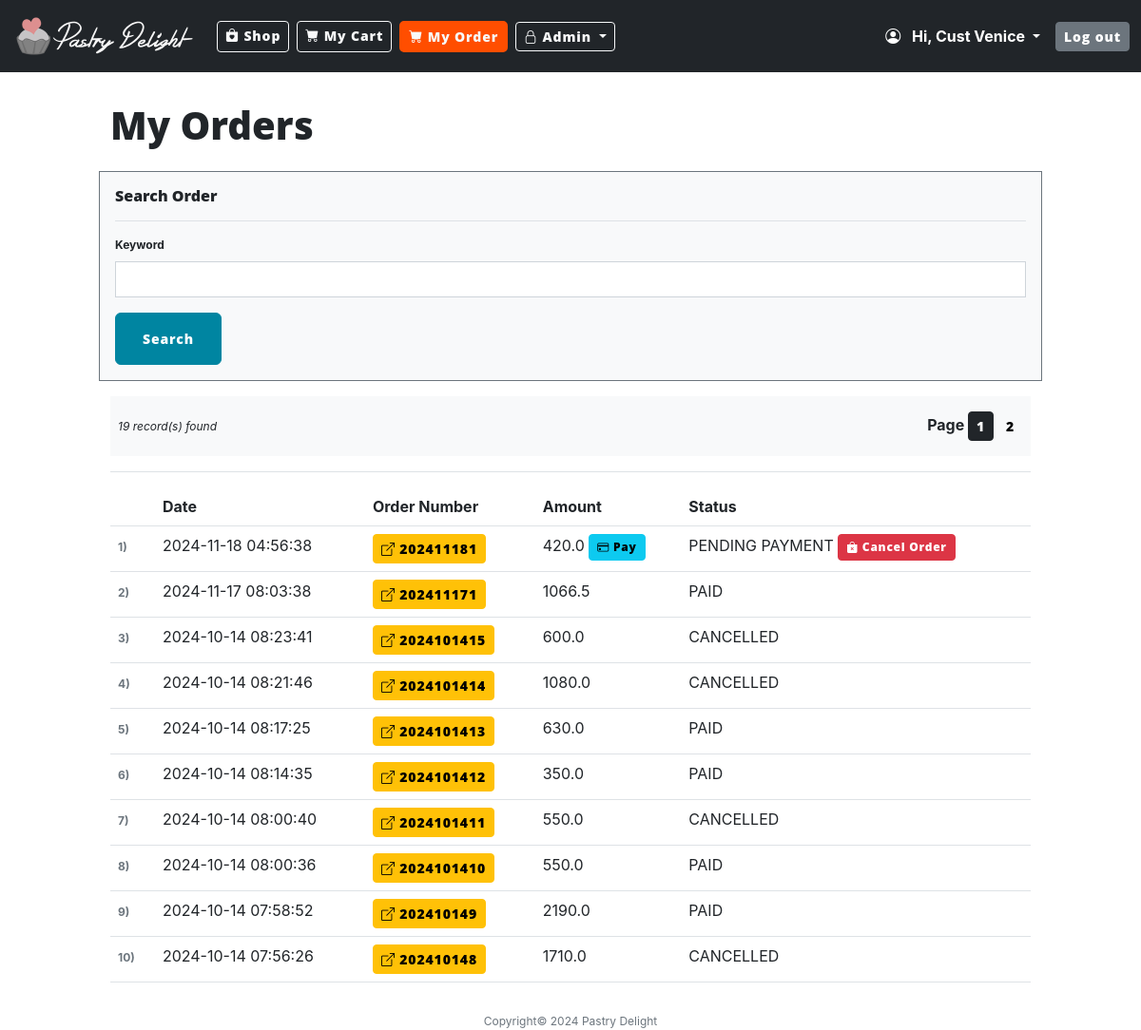
The page /my_orders (signed in) on the database its author committed.
### model.py (models this page shows, shortened)
class User(UserMixin, db.Model):
    __tablename__ = "user"
    id: Mapped[int] = mapped_column(Integer, primary_key=True)
    email: Mapped[str] = mapped_column(String(100), unique=True, nullable=False)
    fname: Mapped[str] = mapped_column(String(100), nullable=False)
    mname: Mapped[str] = mapped_column(String(100), nullable=False)
    lname: Mapped[str] = mapped_column(String(100), nullable=False)
    contact_no: Mapped[str] = mapped_column(String(100), nullable=False)
    address: Mapped[str] = mapped_column(String(250), nullable=False)
    postal_code: Mapped[str] = mapped_column(String(100), nullable=False)
    country: Mapped[str] = mapped_column(String(100), nullable=False)
    password: Mapped[str] = mapped_column(String(250), nullable=False)
    status: Mapped[str] = mapped_column(String(20))
    created_date: Mapped[datetime] = mapped_column(DateTime(timezone=False), server_default=func.now(), nullable=False)
    orders = relationship("OrderHeader", back_populates="created_by")
    products = relationship("Product", back_populates="created_by")

class OrderHeader(db.Model):
    __tablename__ = "order_header"
    id: Mapped[int] = mapped_column(primary_key=True)
    order_num: Mapped[str] = mapped_column(String(20))
    order_date: Mapped[datetime] = mapped_column(DateTime(timezone=False), server_default=func.now(), nullable=False)
    order_by: Mapped[str] = mapped_column(String(250), nullable=False)
    address: Mapped[str] = mapped_column(String(250), nullable=False)
    postal_code: Mapped[str] = mapped_column(String(20), nullable=False)
    country: Mapped[str] = mapped_column(String(20), nullable=False)
    discount_code: Mapped[str] = mapped_column(String(20), nullable=False)
    discount_total: Mapped[float] = mapped_column(Float)
    discount_percent: Mapped[float] = mapped_column(Float)
    subtotal: Mapped[float] = mapped_column(Float)
    total: Mapped[float] = mapped_column(Float)
    status: Mapped[str] = mapped_column(String(100))
    stripe_session_id: Mapped[str] = mapped_column(String(250), nullable=True)
    paid_date: Mapped[datetime] = mapped_column(DateTime(timezone=False), nullable=True)
    completion_date: Mapped[datetime] = mapped_column(DateTime(timezone=False), nullable=True)
    user_id: Mapped[int] = mapped_column(ForeignKey("user.id"))
    created_by = relationship("User", back_populates="orders")

### main.py (the view)
@app.route("/my_orders", methods=["GET", "POST"])
def order_list():
    if not current_user.is_authenticated:
        flash('Please log in first to see orders.', 'error')
        return redirect(url_for('login'))
    is_admin = False
    if current_user.is_authenticated:
        user_access = db_connect.get_user_access(**{'user_id': current_user.id, 'user_group_id': 1})
        if user_access:
            is_admin = True
    form = SearchForm()
    page = request.args.get('page', 1, type=int)
    db_connect.records_per_page = RECORDS_PER_PAGE
    if 'search_order_criteria' not in session:
        session['search_order_criteria'] = {
            'keyword': "%%",
        }
    search_criteria = session['search_order_criteria']
    if request.method == "POST":
        page = 1
        search_criteria["keyword"] = f"%{form.keyword.data}%"
        session['search_order_criteria'] = search_criteria
    else:
        get_search_criteria = session['search_order_criteria']
        form.keyword.data = get_search_criteria["keyword"].replace("%", "")
    search_criteria = session['search_order_criteria']
    orders = db_connect.get_orders(keyword=search_criteria['keyword'], page=page, **{'id': current_user.id})
    return render_template("orders.html", form=form, orders=orders, is_admin=is_admin, now=DATE_NOW)

### form.py
class SearchForm(FlaskForm):
    keyword = StringField('Keyword')
    submit_btn = SubmitField('Search',render_kw={'class':'btn-sm btn-dark'})

### main.py (called while the page is built)
@login_manager.user_loader
def load_user(user_id):
    return db_connect.get_user_details(user_id)

### model.py (called while the page is built)
    def get_user_details(self, user_id):
        record = self.db.session.execute(db.select(User).where(User.id == user_id)).scalar()
        return record

    def get_user_access(self, **user_details):
        record = UserAccess.query.filter_by(**user_details).scalar()
        return record

    def get_orders(self, keyword, page, **where_cond):
        if keyword != "":
            keyword = f"%{keyword}%"
            record_list = OrderHeader.query.join(User).filter_by(**where_cond).where(
                or_(OrderHeader.order_num.like(keyword), OrderHeader.status.like(keyword), User.fname.like(keyword),
                    User.mname.like(keyword), User.lname.like(keyword))).order_by(
                OrderHeader.order_date.desc()).paginate(page=page, per_page=self.records_per_page)
        else:
            record_list = (OrderHeader.query.filter_by(**where_cond).order_by(OrderHeader.order_date.desc())
                           .paginate(page=page, per_page=self.records_per_page))
        return record_list

### templates/orders.html (shortened to what this page needs)
{% include "header.html" %}
{% from "bootstrap5/form.html" import render_form %}
<main>
    <div class="d-flex justify-content-center">
        <div class="col-md-10 p-3">
            <h1 class="mt-3">My Orders</h1>
            <div class="row">
                <div class="border border-1 border-secondary bg-light my-3 p-3">
                    <h6>Search Order</h6>
                    <hr/>
                    <div class="fs-7">
                        {{ render_form(form) }}
                    </div>
                </div>
            </div>
             {% if orders.total > 0 %}
            <div class="justify-content-between d-flex align-items-center bg-light px-2">
                <div class="fs-7 fst-italic ">
                    {{ orders.total }} record(s) found
                </div>
                <div class="py-3 fs-6 fw-bold">
                    Page
                    {% for i in range(1,orders.pages+1): %}
                    <a href="{{ url_for('order_list',page=i) }}"
                       class="btn btn-sm {% if orders.page == i %}btn-dark{%else%} btn-light{%endif%}">
                        {{ i }}
                    </a>
                    {% endfor %}
                </div>
            </div>
            {% endif %}
            <hr/>
            <table class="table fs-6">
                <thead>
                    <tr>
                        <th></th>
                        <th>Date </th>
                        <th>Order Number </th>
                        <th>Amount </th>
                        <th>Status </th>
                    </tr>
                </thead>
                <tbody>
                {% if orders.total == 0 %}
                    <tr>
                        <td colspan="5">
                            <div class="alert alert-secondary mt-3 fs-6" role="alert">
                                No records found
                            </div>
                        </td>
                    </tr>
                {% else %}
                {% for order in orders:%}
                    <tr>
                        <td>
                              <span class="fw-bold text-muted fs-7 pe-1">{{ ((orders.page * orders.per_page) - (orders.per_page)) + loop.index }})</span>
                        </td>
                        <td>{{ order.order_date }}</td>
                        <td>
                            <a href="{{ url_for('order_details',order_id=order.id) }}" class="btn btn-sm btn-warning">
                                <i class="bi bi-box-arrow-up-right"></i>
                                {{ order.order_num }}
                            </a>
                        </td>
                        <td>
                            {{ order.total }}
                            {% if order.status == 'PENDING PAYMENT' %}
                                <a href="{{ url_for('open_stripe_link',order_id=order.id) }}" class="btn btn-info btn-sm fs-7" >
                                    <i class="bi bi-credit-card"></i> Pay
                                </a>
                            {% endif%}
                        </td>
                        <td>{{ order.status }}
                            {% if order.status == 'PENDING PAYMENT' %}
                            <a href="{{ url_for('cancel_order',order_id=order.id) }}" class="btn btn-danger btn-sm fs-7" >
                                <i class="bi bi-bag-x-fill"></i> Cancel Order
                            </a>
                            {% endif%}
                        </td>
                    </tr>
                {% endfor %}
                {% endif %}
                </tbody>
            </table>
        </div>
    </div>
</main>
{% include "footer.html" %}

### templates/header.html (shortened to what this page needs)
<!DOCTYPE html>
<html lang="en">
<head>
    {% block styles %}
    {{ bootstrap.load_css() }}
    <link
            href="{{ url_for('static', filename='css/style.css') }}"
            rel="stylesheet"
    />
    <link href="https://cdn.jsdelivr.net/npm/bootstrap-icons/font/bootstrap-icons.css" rel="stylesheet">
    {% endblock %}
</head>
<body>
<nav class="navbar navbar-expand-lg navbar-dark bg-dark">
    <div class="container-fluid">
        <a class="navbar-brand" href="{{ url_for('home') }}">
            <img class="logo" alt="Pastry Delight"
                 src="{{ url_for('static', filename='images/pd_horizontal_white.png') }}">
        </a>
        <div class="collapse navbar-collapse" id="navbarSupportedContent">
            <ul class="navbar-nav mb-2 mb-lg-0">
                <li class="nav nav-item me-2">
                     <a class="btn btn-outline-light btn-sm {% if request.path == '/' %}active{% endif %}" aria-current="page" href="{{ url_for('home') }}">
                        <i class="bi bi-bag-heart-fill"></i>
                        Shop
                    </a>
                </li>
                <li class="nav nav-item me-2">
                    <a class=" btn btn-outline-light btn-sm" aria-current="page" href="{{ url_for('my_cart') }}">
                        <i class="bi bi-cart-fill"></i>
                        My Cart
                    </a>
                </li>
                {% if current_user.is_authenticated %}
                <li class="nav nav-item me-2">
                    <a class="{% if '/my_orders' in request.path %}active{%
            endif %} btn btn-outline-light btn-sm" aria-current="page" href="{{ url_for('order_list') }}">
                        <i class="bi bi-cart-fill"></i>
                        My Order
                    </a>
                </li>
                {% endif %}
            </ul>
            <ul class="navbar-nav me-auto mb-2 mb-lg-0">
                {% if is_admin %}
                <li class="nav-item dropdown">
                    <a class="dropdown-toggle btn btn-outline-light btn-sm  " href="#" id="navbarDropdown" role="button"
                       data-bs-toggle="dropdown" aria-expanded="false">
                        <i class="bi bi-lock"></i> Admin
                    </a>
                </li>
                {% endif %}
            </ul>
            <ul class="navbar-nav navbar-right">
                {% if current_user.is_authenticated %}
                <li class="fw-bold text-white me-3 fs-5 nav-item dropdown">
                    <a class="dropdown-toggle text-white fs-6"  role="button"
                       data-bs-toggle="dropdown" aria-expanded="false">
                        <i class="bi bi-person-circle me-2"></i>
                        Hi, {{ current_user.fname }}
                    </a>
                </li>
                <li class="nav-item">
                    <a href="{{ url_for('logout') }}" class="btn btn-secondary btn-sm">Log out</a>
                </li>
                {% endif %}
            </ul>
        </div>
    </div>
</nav>

### rows shown on the page
User: fname "Cust Venice"
OrderHeader: user "1", order_date "2024-11-18 04:56:38", order_num "202411181", total "420.0", status "PENDING PAYMENT"
OrderHeader: page "2", order_date "2024-11-17 08:03:38", order_num "202411171", total "1066.5", status "PAID"
OrderHeader: page "3", order_date "2024-10-14 08:23:41", order_num "2024101415", total "600.0", status "CANCELLED"
OrderHeader: page "4", order_date "2024-10-14 08:21:46", order_num "2024101414", total "1080.0", status "CANCELLED"
OrderHeader: page "5", order_date "2024-10-14 08:17:25", order_num "2024101413", total "630.0", status "PAID"
OrderHeader: page "6", order_date "2024-10-14 08:14:35", order_num "2024101412", total "350.0", status "PAID"
OrderHeader: page "7", order_date "2024-10-14 08:00:40", order_num "2024101411", total "550.0", status "CANCELLED"
OrderHeader: page "8", order_date "2024-10-14 08:00:36", order_num "2024101410", total "550.0", status "PAID"
OrderHeader: page "9", order_date "2024-10-14 07:58:52", order_num "202410149", total "2190.0", status "PAID"
OrderHeader: id "10", order_date "2024-10-14 07:56:26", order_num "202410148", total "1710.0", status "CANCELLED"

### other values the page prints
{{ orders.total }} "19"
{{ i }} "1" "2"
{{ now.year }} "2024"
